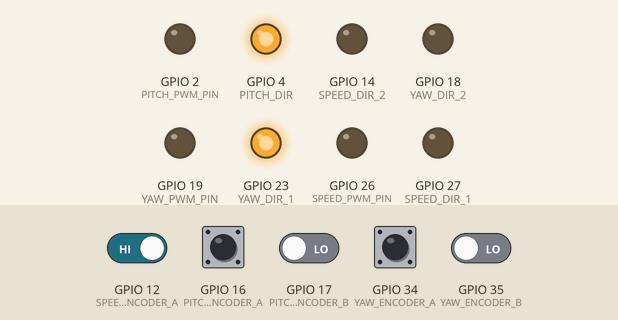
This sketch was run on a simulated ESP32. Parts: output pins drawn as LEDs (lit = HIGH). The test bench sets the inputs (shaded band); at power-on: GPIO 12 (SPEED_ENCODER_A), GPIO 16 (PITCH_ENCODER_A), GPIO 34 (YAW_ENCODER_A) HIGH, GPIO 17 (PITCH_ENCODER_B), GPIO 35 (YAW_ENCODER_B) LOW.

Above: at 2.7 s.
2.8 s: GPIO 16 (PITCH_ENCODER_A) pulsed LOW 5 times (0.12 s each, 0.3 s apart)
At 5.1 s:
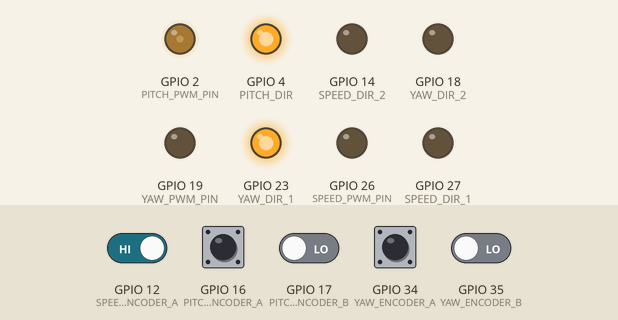
5.8 s: GPIO 34 (YAW_ENCODER_A) pulsed LOW 2 times (0.12 s each, 0.3 s apart)
At 6.07 s:
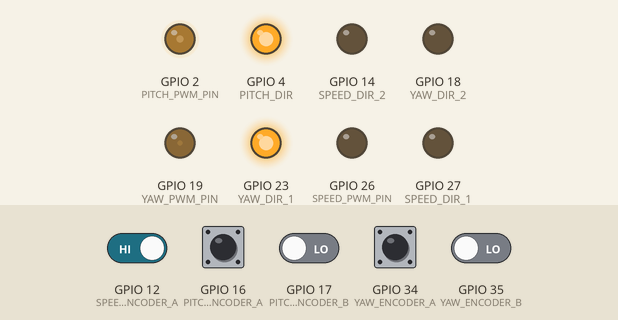
Timing chart, 0 to 8.8 s (numbered marks = the images above; inputs shaded):
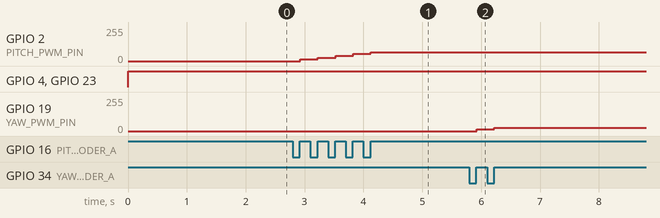

The sketch:

snake_slave.ino
```cpp
#include <Wire.h>

#if CONFIG_FREERTOS_UNICORE
#define ARDUINO_RUNNING_CORE 0
#else
#define ARDUINO_RUNNING_CORE 1
#endif

// SPEED PINS
#define SPEED_PWM_PIN 26
#define SPEED_DIR_1 27
#define SPEED_DIR_2 14
#define SPEED_ENCODER_A 12
#define SPEED_ENCODER_B 13

// YAW PINS
#define YAW_PWM_PIN 19
#define YAW_DIR_1 23
#define YAW_DIR_2 18
#define YAW_ENCODER_A 34
#define YAW_ENCODER_B 35

// PITCH PINS
#define PITCH_PWM_PIN 2
#define PITCH_DIR 4
#define PITCH_ENCODER_A 16
#define PITCH_ENCODER_B 17

// Encoder pulse counter variables
volatile double yaw_counter = 0;
volatile double pitch_counter = 0;

// Sample time
const uint8_t SAMPLE_TIME = 10;

// Desired pitch and yaw angles
double desired_pitch_angle = 0.0;
double desired_yaw_angle = 0.0;

const int moduleAddress = 2;  // Cambiar dependiendo del esclavo
double speed_value, yaw_value, pitch_value;

void setup() {
  Wire.begin(moduleAddress);  // Inicia el esclavo en la dirección especificada
  Wire.onReceive(receiveEvent);  // Registra el evento de recepción
  Serial.begin(9600);

  // SPEED
  pinMode(SPEED_DIR_1, OUTPUT);
  pinMode(SPEED_DIR_2, OUTPUT);
  pinMode(SPEED_ENCODER_A, INPUT);
  pinMode(SPEED_ENCODER_B, INPUT);
  ledcAttach(SPEED_PWM_PIN, 12000, 8); // 12 kHz PWM, 8-bit resolution

  // YAW
  pinMode(YAW_DIR_1, OUTPUT);
  pinMode(YAW_DIR_2, OUTPUT);
  pinMode(YAW_ENCODER_A, INPUT);
  pinMode(YAW_ENCODER_B, INPUT);
  ledcAttach(YAW_PWM_PIN, 12000, 8); // 12 kHz PWM, 8-bit resolution

  // PITCH
  pinMode(PITCH_DIR, OUTPUT);
  pinMode(PITCH_ENCODER_A, INPUT);
  pinMode(PITCH_ENCODER_B, INPUT);
  ledcAttach(PITCH_PWM_PIN, 12000, 8); // 12 kHz PWM, 8-bit resolution

  // Interrupt routines
  attachInterrupt(
    digitalPinToInterrupt(SPEED_ENCODER_A), speedEncoderEvent, RISING);
  attachInterrupt(
    digitalPinToInterrupt(PITCH_ENCODER_A), pitchEncoderEvent, RISING);
  attachInterrupt(
    digitalPinToInterrupt(YAW_ENCODER_A), yawEncoderEvent, RISING);

  // Set up tasks to run independently.
  xTaskCreatePinnedToCore(
    pitchPID,
    "compute pitch PID", // A name just for humans
    8000, // This stack size can be checked & adjusted by reading the Stack Highwater
    NULL,
    1, // Priority, with 3 (configMAX_PRIORITIES - 1) being the highest, and 0 being the lowest.
    NULL,
    ARDUINO_RUNNING_CORE);

  xTaskCreatePinnedToCore(
    yawPID,
    "compute yaw PID", // A name just for humans
    8000, // This stack size can be checked & adjusted by reading the Stack Highwater
    NULL,
    1, // Priority, with 3 (configMAX_PRIORITIES - 1) being the highest, and 0 being the lowest.
    NULL,
    ARDUINO_RUNNING_CORE);
}

void loop() {
  delay(100);
}
```

I2C.ino
```cpp
void receiveEvent(int numBytes) {
  if (numBytes == 3 * sizeof(double)) {  // Verifica que se hayan recibido 3 flotantes
    Wire.readBytes((uint8_t*)&speed_value, sizeof(speed_value));
    Wire.readBytes((uint8_t*)&yaw_value, sizeof(yaw_value));
    Wire.readBytes((uint8_t*)&pitch_value, sizeof(pitch_value));

    write_pwm_speed(speed_value);
    desired_yaw_angle = yaw_value;
    desired_pitch_angle = pitch_value;

    // Imprime los valores recibidos
    Serial.print("Speed: ");
    Serial.print(speed_value);
    Serial.print(" Yaw: ");
    Serial.print(yaw_value);
    Serial.print(" Pitch: ");
    Serial.println(pitch_value);
  }
  else {
    Serial.println("Error: Número de bytes inesperado.");
  }
}
```

PID.ino
```cpp
void write_pwm_speed(double pwm) {
  bool dir = pwm > 1 ? LOW : HIGH;
  digitalWrite(SPEED_DIR_1, dir);
  digitalWrite(SPEED_DIR_2, !dir);
  ledcWrite(SPEED_PWM_PIN, abs(pwm));
}

void write_pwm_yaw(float pwm) {
  bool dir = pwm > 1 ? LOW : HIGH;
  digitalWrite(YAW_DIR_1, dir);
  digitalWrite(YAW_DIR_2, !dir);
  ledcWrite(YAW_PWM_PIN, abs(pwm));
}

void write_pwm_pitch(float pwm) {
  bool dir = pwm > 1 ? LOW : HIGH;
  digitalWrite(PITCH_DIR, dir);
  ledcWrite(PITCH_PWM_PIN, abs(pwm));
}


void speedEncoderEvent(){
  // do nothing by now
}

void yawEncoderEvent(){
  if(digitalRead(YAW_ENCODER_B))
    yaw_counter--;
  else
    yaw_counter++;
}

void pitchEncoderEvent(){
  if(digitalRead(PITCH_ENCODER_B))
    pitch_counter--;
  else
    pitch_counter++;
}

void yawPID(void *pvParameters){
  (void) pvParameters;
  float integral_error = 0, deriv_error, current_angle, error, error_prev = 0, u;
  float kp = 12, ki = 0, kd = 0;
  int dt;
  unsigned long t, t_prev = 0;
  while(true){
    t = millis();
    dt = t - t_prev;
    current_angle = yaw_counter * 100 * 12 / (360 * 3);
    error = desired_yaw_angle - current_angle;
    integral_error += (dt * ((error + error_prev) / 2));
    deriv_error = (error - error_prev) / dt;
    u = kp * error + ki * integral_error + kd * deriv_error;

    t_prev = t;
    error_prev = error;

    write_pwm_yaw(u);
    vTaskDelay(SAMPLE_TIME);
  }
}

void pitchPID(void *pvParameters){
  (void) pvParameters;
  float integral_error = 0, deriv_error, current_angle, error, error_prev = 0, u;
  float kp = 12, ki = 0, kd = 0;
  int dt;
  unsigned long t, t_prev = 0;
  while(true){
    t = millis();
    dt = t - t_prev;
    current_angle = pitch_counter * 100 * 12 / (360 * 3);
    error = desired_pitch_angle - current_angle;
    integral_error += (dt * ((error + error_prev) / 2));
    deriv_error = (error - error_prev) / dt;
    u = kp * error + ki * integral_error + kd * deriv_error;

    t_prev = t;
    error_prev = error;

    write_pwm_pitch(u);
    vTaskDelay(SAMPLE_TIME);
  }
}
```

Measured:
- after the input at 2.8 s, GPIO 2 (PITCH_PWM_PIN): moves from 0/255 to 66/255 over 1.2 s, starting after 0.13 s
- after the input at 5.8 s, GPIO 19 (YAW_PWM_PIN): 0/255 → 13/255 after 0.12 s, → 26/255 0.30 s later
